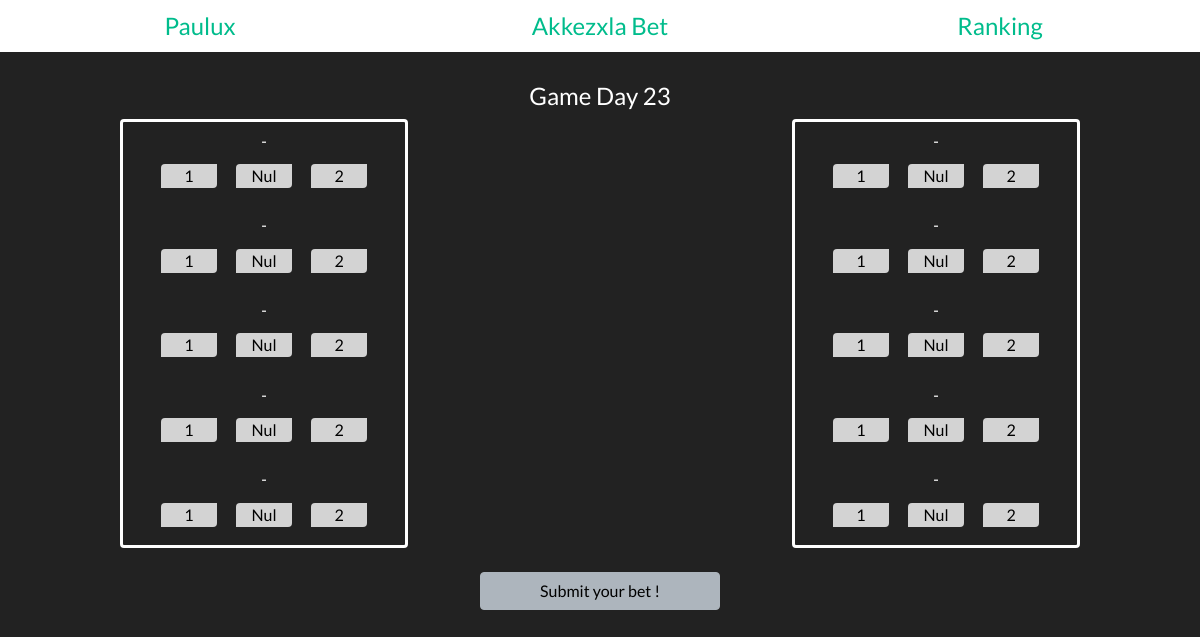
Page /bet-list.php (signed in) on the earlier database version.
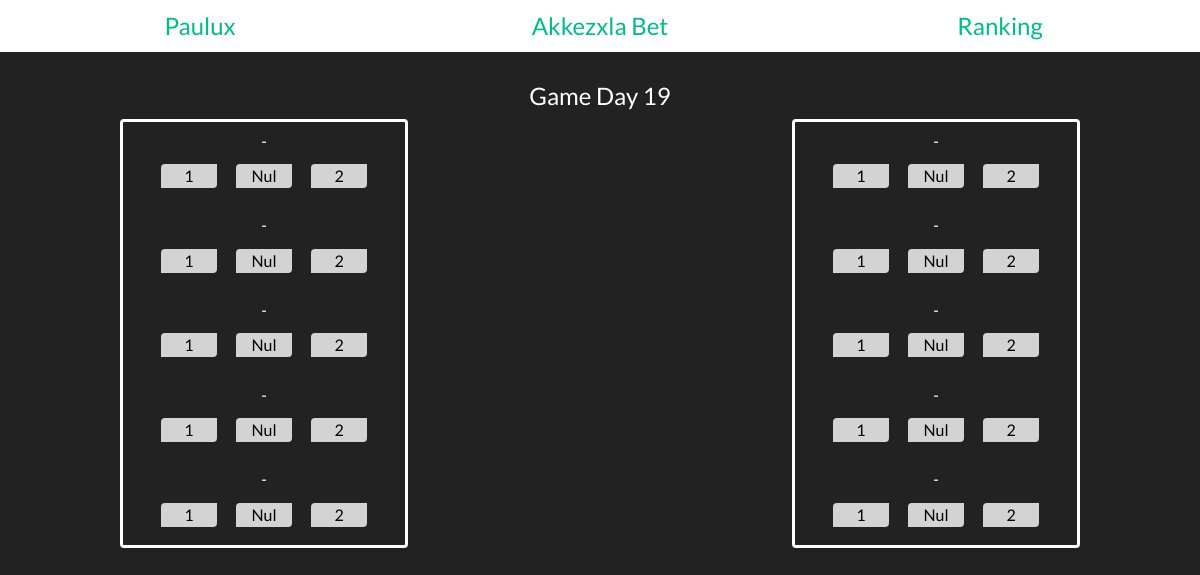
Same page on the later database version.
### tables this page shows
CREATE TABLE `result` (
  `id` int(11) NOT NULL,
  `gameday` int(5) NOT NULL,
  `match1` varchar(5) NOT NULL,
  `match2` varchar(5) NOT NULL,
  `match3` varchar(5) NOT NULL,
  `match4` varchar(5) NOT NULL,
  `match5` varchar(5) NOT NULL,
  `match6` varchar(5) NOT NULL,
  `match7` varchar(5) NOT NULL,
  `match8` varchar(5) NOT NULL,
  `match9` varchar(5) NOT NULL,
  `match10` varchar(5) NOT NULL
);

### config.php (called while the page is built, shortened)
<?php
if (empty($_SESSION)) {
    if (isset($auth)) {
        header('Location:sign-in.php?auth');
        exit();
    }
    $user = null;
} else {
    $userSurname = $_SESSION['surname'];
}
?>

### checkExistingTicket.php (called while the page is built, shortened)
<?php
require_once "connectExcel.php";
try {
    $existingUserSurname = [];
} catch (PDOException $e) {
    $db = null;
    echo 'Erreur : '.$e->getMessage();
}
?>

### connectExcel.php (called while the page is built, shortened)
<?php
require_once "connect.php";
require_once "config.php";
try {
    $getResult = "SELECT * FROM result";
    $reqGetResult = $db->prepare($getResult);
    $SubmitGetResult = $reqGetResult->execute();
    $result = $reqGetResult->fetchAll();
}
catch (PDOException $e) {
    $db = null;
    echo 'Erreur : '.$e->getMessage();
}
$resultDay = 1;
if(!empty($result)) {
    for($i = 0; $i < count($result); $i++) {
        if($result[$i]['gameday'] > $resultDay) {
            $resultDay = $result[$i]['gameday'];
            $gameDay = $resultDay + 1;
        }
    }
}
else {
    $resultDay = 22;
    $gameDay = $resultDay + 1;
}
?>

### bet-list.php (the view, shortened to what this page needs)
<?php
include_once "_head.php";
include_once "_nav.php";
require "connectExcel.php";
?>
<body>
    <main>
        <section>
            <div class="form-container">
                <form class="form" action="bet_post.php" method="POST">
                    <h4>Game Day <?php echo $gameDay; ?></h4>
                    <div class="form-content">
                        <div class="ticket" id="ticket1">
                        <?php
                        for($i = 0; $i < 5; $i++) {
                        ?>
                            <div class="match-block">
                                <p class="match"><?php echo $ticket1[$i][0]; ?> - <?php echo $ticket1[$i][1]; ?></p>
                                <div class="bet-block">
                                    <label for="match<?php echo $i?>-1">
                                        <p>1</p>
                                    </label>
                                    <label for="match<?php echo $i?>-N">
                                        <p>Nul</p>
                                    </label>
                                    <label for="match<?php echo $i?>-2">
                                        <p>2</p>
                                    </label>
                                </div>
                            </div>
                        <?php
                        }
                        ?>
                        </div>
                        <div class="ticket" id="ticket2">
                        <?php
                        for($i = 0; $i < 5; $i++) {
                        ?>
                            <div class="match-block">
                                <p class="match"><?php echo $ticket2[$i][0]; ?> - <?php echo $ticket2[$i][1]; ?></p>
                                <div class="bet-block">
                                    <label for="match<?php echo $i + 5 ?>-1">
                                        <p>1</p>
                                    </label>
                                    <label for="match<?php echo $i + 5 ?>-N">
                                        <p>Nul</p>
                                    </label>
                                    <label for="match<?php echo $i + 5 ?>-2">
                                        <p>2</p>
                                    </label>
                                </div>
                            </div>
                        <?php
                        }?>
                        </div>
                    </div>
                    <?php
                    if($_SESSION && !in_array($_SESSION['surname'], $existingUserSurname) ) {
                        ?>
                            <button type="button" name="" class="btn btn-light bet-btn">Submit your bet !</button>
                        <?php
                    }
                    ?>
                </form>
            </div>
        </section>
    </main>
</body>
</html>

### _nav.php (shortened to what this page needs)
<?php
require_once "config.php";
require_once "checkExistingTicket.php";
?>
<nav class="nav">
    <?php
    if(!empty($_SESSION)) {
    ?>
        <div class="nav-link" id="user">
            <a><?php echo $_SESSION['user'];?></a>
        </div>
    <?php
    }
    else {
    ?>
       <div class="nav-link"><a href="sign-in.php">Sign Up/Sign In</a></div>
    <?php }
    ?>
    <?php
    if(isset($userSurname) && in_array($userSurname, $existingUserSurname)) {
    ?>
        <div class="nav-link"><a href="bet-panorama.php">Akkezxla Bet</a></div>
    <?php
    }
    else {
    ?>
        <div class="nav-link"><a href="bet-list.php">Akkezxla Bet</a></div>
    <?php
    }
    ?>
    <div class="nav-link"><a href="ranking.php">Ranking</a></div>
</nav>

Differences in the rows shown:
added result: gameday "19"
Other differences:
$gameDay: "23" → (not shown)
text no longer shown: "Submit your bet !"
